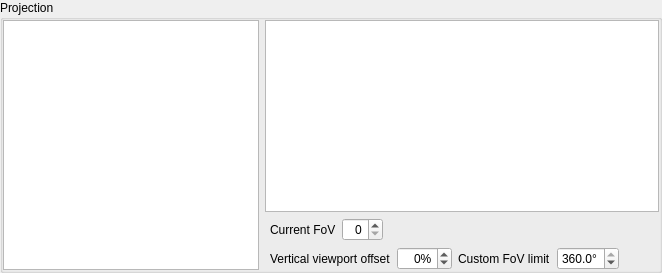
           <widget class="QGroupBox" name="setProjectionGroupBox">
            <property name="title">
             <string>Projection</string>
            </property>
            <property name="checkable">
             <bool>false</bool>
            </property>
            <layout class="QHBoxLayout" name="horizontalLayout_10">
             <property name="leftMargin">
              <number>0</number>
             </property>
             <property name="topMargin">
              <number>0</number>
             </property>
             <property name="rightMargin">
              <number>0</number>
             </property>
             <property name="bottomMargin">
              <number>0</number>
             </property>
             <item>
              <widget class="QListWidget" name="projectionListWidget">
               <property name="sizePolicy">
                <sizepolicy hsizetype="Expanding" vsizetype="Expanding">
                 <horstretch>0</horstretch>
                 <verstretch>0</verstretch>
                </sizepolicy>
               </property>
               <property name="focusPolicy">
                <enum>Qt::NoFocus</enum>
               </property>
               <property name="verticalScrollBarPolicy">
                <enum>Qt::ScrollBarAsNeeded</enum>
               </property>
               <property name="horizontalScrollBarPolicy">
                <enum>Qt::ScrollBarAlwaysOff</enum>
               </property>
              </widget>
             </item>
             <item>
              <layout class="QVBoxLayout" name="projectionDetailsVerticalLayout">
               <item>
                <widget class="QTextBrowser" name="projectionTextBrowser">
                 <property name="openExternalLinks">
                  <bool>true</bool>
                 </property>
                </widget>
               </item>
               <item>
                <layout class="QHBoxLayout" name="horizontalLayout_12">
                 <property name="leftMargin">
                  <number>5</number>
                 </property>
                 <property name="topMargin">
                  <number>0</number>
                 </property>
                 <item>
                  <widget class="QLabel" name="currentFovLabel">
                   <property name="text">
                    <string>Current FoV</string>
                   </property>
                  </widget>
                 </item>
                 <item>
                  <widget class="AngleSpinBox" name="currentFovSpinBox">
                   <property name="alignment">
                    <set>Qt::AlignRight|Qt::AlignTrailing|Qt::AlignVCenter</set>
                   </property>
                  </widget>
                 </item>
                 <item>
                  <spacer name="horizontalSpacer_8">
                   <property name="orientation">
                    <enum>Qt::Horizontal</enum>
                   </property>
                   <property name="sizeHint" stdset="0">
                    <size>
                     <width>40</width>
                     <height>20</height>
                    </size>
                   </property>
                  </spacer>
                 </item>
                </layout>
               </item>
               <item>
                <layout class="QHBoxLayout" name="viewportOffsetHorizontalLayout">
                 <property name="leftMargin">
                  <number>5</number>
                 </property>
                 <item>
                  <widget class="QLabel" name="viewportOffsetLabel">
                   <property name="text">
                    <string>Vertical viewport offset</string>
                   </property>
                  </widget>
                 </item>
                 <item>
                  <widget class="QDoubleSpinBox" name="viewportOffsetSpinBox">
                   <property name="alignment">
                    <set>Qt::AlignRight|Qt::AlignTrailing|Qt::AlignVCenter</set>
                   </property>
                   <property name="suffix">
                    <string notr="true">%</string>
                   </property>
                   <property name="decimals">
                    <number>0</number>
                   </property>
                   <property name="minimum">
                    <double>-50.000000000000000</double>
                   </property>
                   <property name="maximum">
                    <double>50.000000000000000</double>
                   </property>
                  </widget>
                 </item>
                 <item>
                  <widget class="QLabel" name="userMaxFovLabel">
                   <property name="text">
                    <string>Custom FoV limit</string>
                   </property>
                  </widget>
                 </item>
                 <item>
                  <widget class="QDoubleSpinBox" name="userMaxFovSpinBox">
                   <property name="toolTip">
                    <string>Additional custom limitation (e.g. for planetarium use)</string>
                   </property>
                   <property name="suffix">
                    <string notr="true">°</string>
                   </property>
                   <property name="decimals">
                    <number>1</number>
                   </property>
                   <property name="minimum">
                    <double>1.000000000000000</double>
                   </property>
                   <property name="maximum">
                    <double>360.000000000000000</double>
                   </property>
                   <property name="value">
                    <double>360.000000000000000</double>
                   </property>
                  </widget>
                 </item>
                 <item>
                  <spacer name="horizontalSpacer">
                   <property name="orientation">
                    <enum>Qt::Horizontal</enum>
                   </property>
                   <property name="sizeHint" stdset="0">
                    <size>
                     <width>40</width>
                     <height>20</height>
                    </size>
                   </property>
                  </spacer>
                 </item>
                </layout>
               </item>
              </layout>
             </item>
            </layout>
           </widget>
